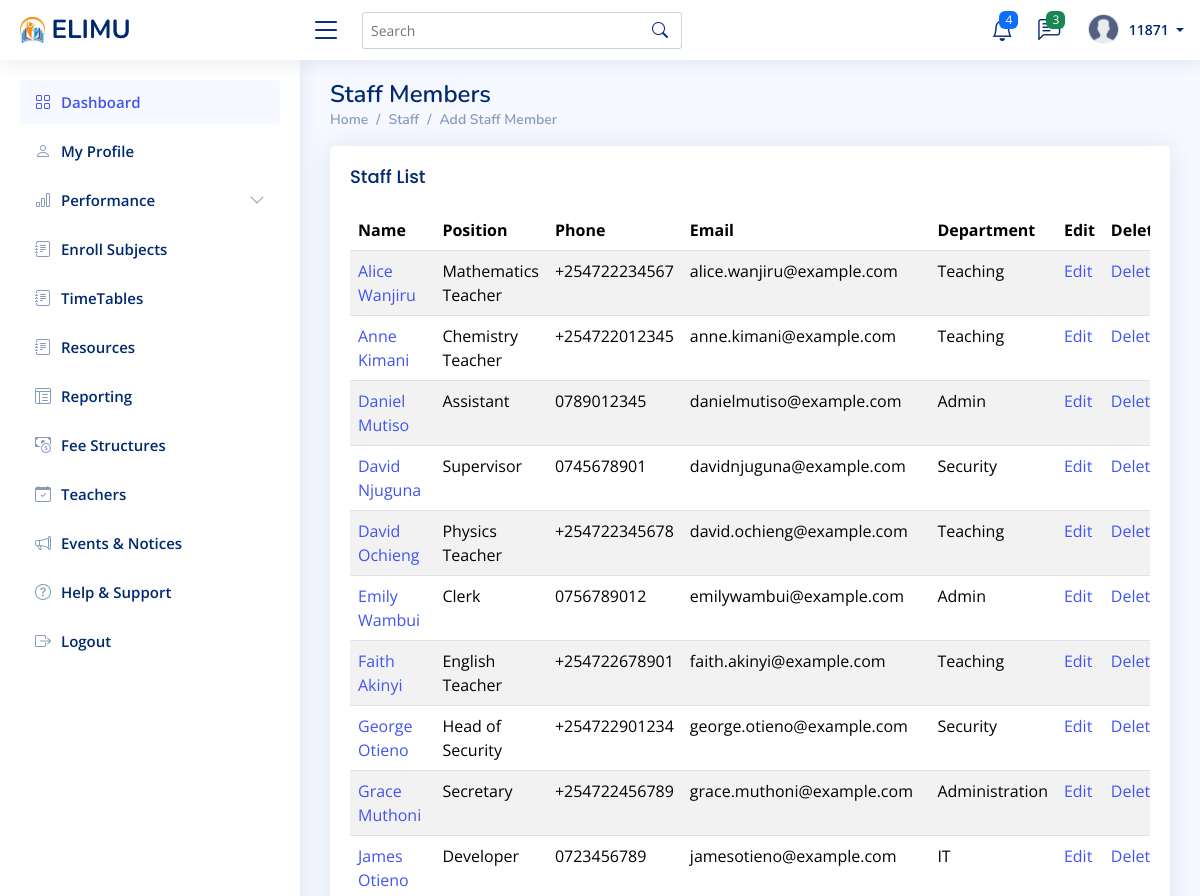
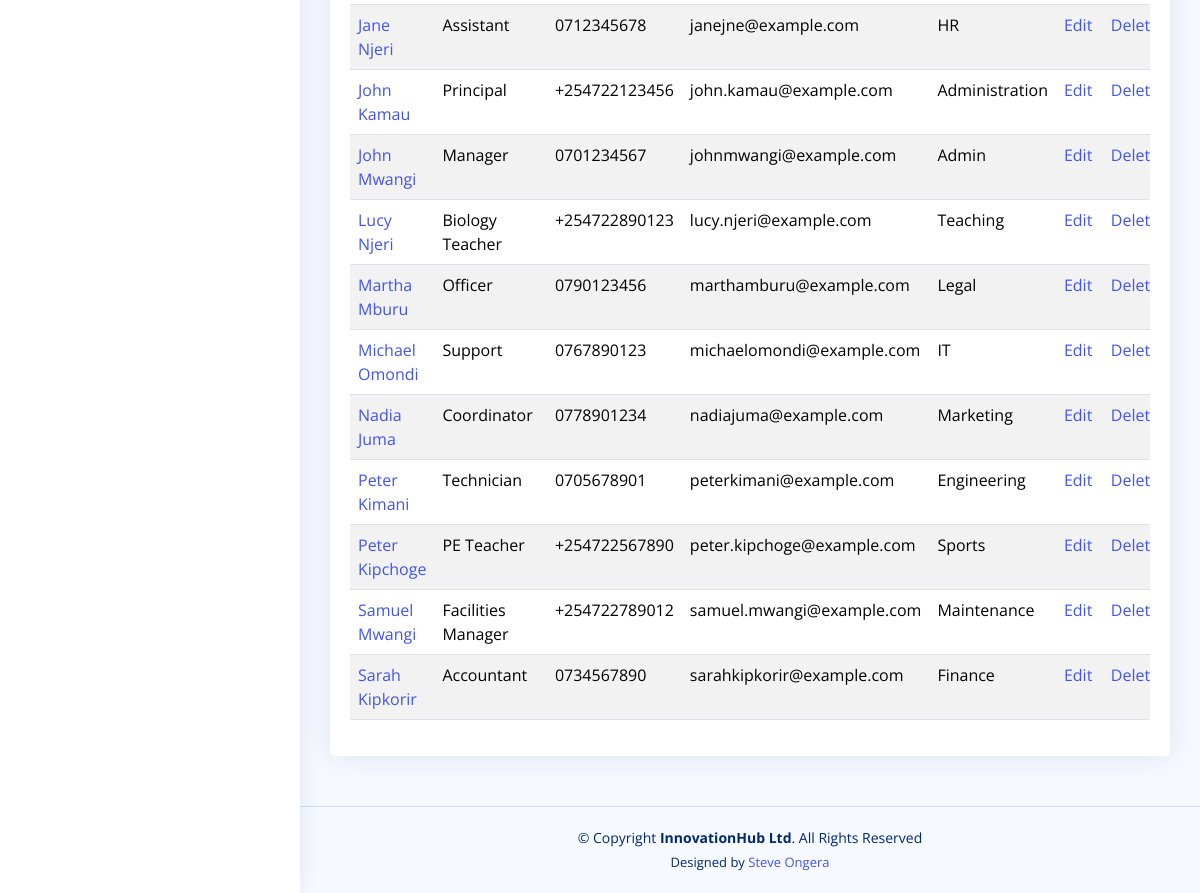
/staff/ (signed in), run on the app's committed database (2 pictures, top to bottom).
### myapp/models.py (models this page shows, shortened)
class Staff(models.Model):
    id_number = models.CharField(max_length=20, unique=True)
    first_name = models.CharField(max_length=100)
    last_name = models.CharField(max_length=100)
    email = models.EmailField(unique=True)
    phone = models.CharField(max_length=15, unique=True)
    address = models.TextField(null=True, blank=True)
    date_of_birth = models.DateField(null=True, blank=True)
    gender = models.CharField(max_length=10, choices=[('M', 'Male'), ('F', 'Female')], null=True, blank=True)
    nationality = models.CharField(max_length=50, null=True, blank=True)
    department = models.CharField(max_length=100, null=True, blank=True)
    position = models.CharField(max_length=100, null=True, blank=True)  # e.g., Admin, Teacher, Security, etc.
    employment_date = models.DateField(null=True, blank=True)
    salary = models.DecimalField(max_digits=10, decimal_places=2, null=True, blank=True)
    status = models.CharField(max_length=20, choices=[('Active', 'Active'), ('Inactive', 'Inactive')], default='Active')
    profile_image = models.ImageField(upload_to="staff_profiles/", default="profile.png", null=True, blank=True)
    emergency_contact_name = models.CharField(max_length=100, null=True, blank=True)
    emergency_contact_phone = models.CharField(max_length=15, null=True, blank=True)
    emergency_contact_relationship = models.CharField(max_length=50, null=True, blank=True)
    created_at = models.DateTimeField(auto_now_add=True)
    updated_at = models.DateTimeField(auto_now=True)
    class Meta:
        ordering = ['first_name', 'last_name']

### myapp/views.py (the view)
# urls.py: path('staff/', views.staff_list, name='staff_list'),
@login_required
def staff_list(request):
    staff_members = Staff.objects.all()
    return render(request, 'staff/staff_list.html', {'staff_members': staff_members})

### myapp/context_processors.py (called while the page is built)
def unread_messages(request):
    if request.user.is_authenticated:
        messages = Message.objects.filter(receiver=request.user, is_read=False).order_by('-timestamp')
        return {'messages': messages}
    return {'messages': []}

### templates/staff/staff_list.html
{% extends "base/base.html" %}
{% block content %}
<div class="pagetitle">
    <h1>Staff Members</h1>
    <nav>
        <ol class="breadcrumb">
            <li class="breadcrumb-item"><a href="{% url 'admin_dashboard' %}">Home</a></li>
            <li class="breadcrumb-item">Staff</li>
            <li class="breadcrumb-item active"><a href="{% url 'create_staff' %}">Add Staff Member</a></li>
        </ol>
    </nav>
</div>
<section class="section">
    <div class="row">
        <div class="col-lg-12">
            <div class="card">
                <div class="card-body">
                    <h5 class="card-title">Staff List</h5>
                    <div class="table-responsive">
                        <table class="table table-striped datatable">
                            <thead>
                                <tr>
                                    <th>Name</th>
                                    <th>Position</th>
                                    <th>Phone</th>
                                    <th>Email</th>
                                    <th>Department</th>
                                    <th>Edit</th>
                                    <th>Delete</th>
                                </tr>
                            </thead>
                            <tbody>
                                {% for staff in staff_members %}
                                <tr>
                                    <td>
                                        <a href="{% url 'staff_detail' staff.pk %}">
                                            {{ staff.first_name }} {{ staff.last_name }}
                                        </a>
                                    </td>
                                    <td>{{ staff.position }}</td>
                                    <td>{{ staff.phone }}</td>
                                    <td>{{ staff.email }}</td>
                                    <td>{{ staff.department }}</td>
                                    <td><a href="{% url 'update_staff' staff.pk %}">Edit</a></td>
                                    <td><a href="{% url 'delete_staff' staff.pk %}">Delete</a></td>
                                </tr>
                                {% endfor %}
                            </tbody>
                        </table>
                    </div>
                </div>
            </div>
        </div>
    </div>
</section>
{% endblock %}

### templates/base/navbar.html (shortened to what this page needs)
{% load static %}
<header id="header" class="header fixed-top d-flex align-items-center">
    <div class="d-flex align-items-center justify-content-between">
      {% if request.user.is_staff %}
        <a href="{% url 'admin_dashboard'%}" class="logo d-flex align-items-center">
        {% else %}
        <a href="{% url 'student_dashboard'%}" class="logo d-flex align-items-center">
      {% endif %}
        <img src="{% static 'assets/img/logo.png'%}" alt="">
        <span class="d-none d-lg-block">ELIMU</span>
      </a>
      <i class="bi bi-list toggle-sidebar-btn"></i>
    </div>
    <div class="search-bar">
      <form class="search-form d-flex align-items-center" method="POST" action="#">
        <input type="text" name="query" placeholder="Search" title="Enter search keyword">
        <button type="submit" title="Search"><i class="bi bi-search"></i></button>
      </form>
    </div>
    <nav class="header-nav ms-auto">
      <ul class="d-flex align-items-center">
        <li class="nav-item dropdown">
          <a class="nav-link nav-icon" href="#" data-bs-toggle="dropdown">
            <i class="bi bi-bell"></i>
            <span class="badge bg-primary badge-number">4</span>
          </a>
            </li>
          </ul>
        <li class="nav-item dropdown">
          <a class="nav-link nav-icon" href="#" data-bs-toggle="dropdown">
            <i class="bi bi-chat-left-text"></i>
            <span class="badge bg-success badge-number">3</span>
          </a>
        </li>
        <li class="nav-item dropdown pe-3">
          <a class="nav-link nav-profile d-flex align-items-center pe-0" href="#" data-bs-toggle="dropdown">
            <img src="{% static 'assets/img/profile.png'%}" alt="Profile" class="rounded-circle">
            <span class="d-none d-md-block dropdown-toggle ps-2">
              {% if user.is_authenticated %}
                   {{ user.username }}
              {% else %}
                  Admin
              {% endif %}
            </span>
          </a>
        </li>
    </nav>
  </header>

### static/assets/css/style.css (style rules this page uses)
:root { scroll-behavior: smooth; }
body { font-family: "Open Sans", sans-serif; background: #f6f9ff; color: #444444; }
a { color: #4154f1; text-decoration: none; }
h1, h2, h3, h4, h5, h6 { font-family: "Nunito", sans-serif; }
.pagetitle { margin-bottom: 10px; }
.pagetitle h1 { font-size: 24px; margin-bottom: 0; font-weight: 600; color: #012970; }
.card { margin-bottom: 30px; border: none; border-radius: 5px; box-shadow: 0px 0 30px rgba(1, 41, 112, 0.1); }
.card-title { padding: 20px 0 15px 0; font-size: 18px; font-weight: 500; color: #012970; font-family: "Poppins", sans-serif; }
.card-body { padding: 0 20px 20px 20px; }
.breadcrumb { font-size: 14px; font-family: "Nunito", sans-serif; color: #899bbd; font-weight: 600; }
.breadcrumb a { color: #899bbd; transition: 0.3s; }
.breadcrumb .breadcrumb-item::before { color: #899bbd; }
.breadcrumb .active { color: #51678f; font-weight: 600; }
.logo { line-height: 1; }
@media (min-width: 1200px) { .logo { width: 280px; } }
.logo img { max-height: 26px; margin-right: 6px; }
.logo span { font-size: 26px; font-weight: 700; color: #012970; font-family: "Nunito", sans-serif; }
.header { transition: all 0.5s; z-index: 997; height: 60px; box-shadow: 0px 2px 20px rgba(1, 41, 112, 0.1); background-color: #fff; padding-left: 20px; }
.header .toggle-sidebar-btn { font-size: 32px; padding-left: 10px; cursor: pointer; color: #012970; }
.header .search-bar { min-width: 360px; padding: 0 20px; }
.header .search-form { width: 100%; }
.header .search-form input { border: 0; font-size: 14px; color: #012970; border: 1px solid rgba(1, 41, 112, 0.2); padding: 7px 38px 7px 8px; border-radius: 3px; transition: 0.3s; width: 100%; }
.header .search-form button { border: 0; padding: 0; margin-left: -30px; background: none; }
.header .search-form button i { color: #012970; }
.header-nav ul { list-style: none; }
.header-nav>ul { margin: 0; padding: 0; }
.header-nav .nav-icon { font-size: 22px; color: #012970; margin-right: 25px; position: relative; }
.header-nav .nav-profile { color: #012970; }
.header-nav .nav-profile img { max-height: 36px; }
.header-nav .nav-profile span { font-size: 14px; font-weight: 600; }
.header-nav .badge-number { position: absolute; inset: -2px -5px auto auto; font-weight: normal; font-size: 12px; padding: 3px 6px; }

### data on the page
Staff: first_name "Alice", last_name "Wanjiru", position "Mathematics Teacher", phone "+254722234567", email "alice.wanjiru@example.com", department "Teaching"
Staff: first_name "Anne", last_name "Kimani", position "Chemistry Teacher", phone "+254722012345", email "anne.kimani@example.com", department "Teaching"
Staff: first_name "Daniel", last_name "Mutiso", position "Assistant", phone "0789012345", email "danielmutiso@example.com", department "Admin"
Staff: first_name "David", last_name "Njuguna", position "Supervisor", phone "0745678901", email "davidnjuguna@example.com", department "Security"
Staff: first_name "David", last_name "Ochieng", position "Physics Teacher", phone "+254722345678", email "david.ochieng@example.com", department "Teaching"
Staff: first_name "Emily", last_name "Wambui", position "Clerk", phone "0756789012", email "emilywambui@example.com", department "Admin"
Staff: first_name "Faith", last_name "Akinyi", position "English Teacher", phone "+254722678901", email "faith.akinyi@example.com", department "Teaching"
Staff: first_name "George", last_name "Otieno", position "Head of Security", phone "+254722901234", email "george.otieno@example.com", department "Security"
Staff: first_name "Grace", last_name "Muthoni", position "Secretary", phone "+254722456789", email "grace.muthoni@example.com", department "Administration"
Staff: first_name "James", last_name "Otieno", position "Developer", phone "0723456789", email "jamesotieno@example.com", department "IT"
Staff: first_name "Jane", last_name "Njeri", position "Assistant", phone "0712345678", email "janejne@example.com", department "HR"
Staff: first_name "John", last_name "Kamau", position "Principal", phone "+254722123456", email "john.kamau@example.com", department "Administration"
Staff: first_name "John", last_name "Mwangi", position "Manager", phone "0701234567", email "johnmwangi@example.com", department "Admin"
Staff: first_name "Lucy", last_name "Njeri", position "Biology Teacher", phone "+254722890123", email "lucy.njeri@example.com", department "Teaching"
Staff: first_name "Martha", last_name "Mburu", position "Officer", phone "0790123456", email "marthamburu@example.com", department "Legal"
Staff: first_name "Michael", last_name "Omondi", position "Support", phone "0767890123", email "michaelomondi@example.com", department "IT"
Staff: first_name "Nadia", last_name "Juma", position "Coordinator", phone "0778901234", email "nadiajuma@example.com", department "Marketing"
Staff: first_name "Peter", last_name "Kimani", position "Technician", phone "0705678901", email "peterkimani@example.com", department "Engineering"
Staff: first_name "Peter", last_name "Kipchoge", position "PE Teacher", phone "+254722567890", email "peter.kipchoge@example.com", department "Sports"
Staff: first_name "Samuel", last_name "Mwangi", position "Facilities Manager", phone "+254722789012", email "samuel.mwangi@example.com", department "Maintenance"
Staff: first_name "Sarah", last_name "Kipkorir", position "Accountant", phone "0734567890", email "sarahkipkorir@example.com", department "Finance"

### other printed values
{{ user.username }} "11871"
